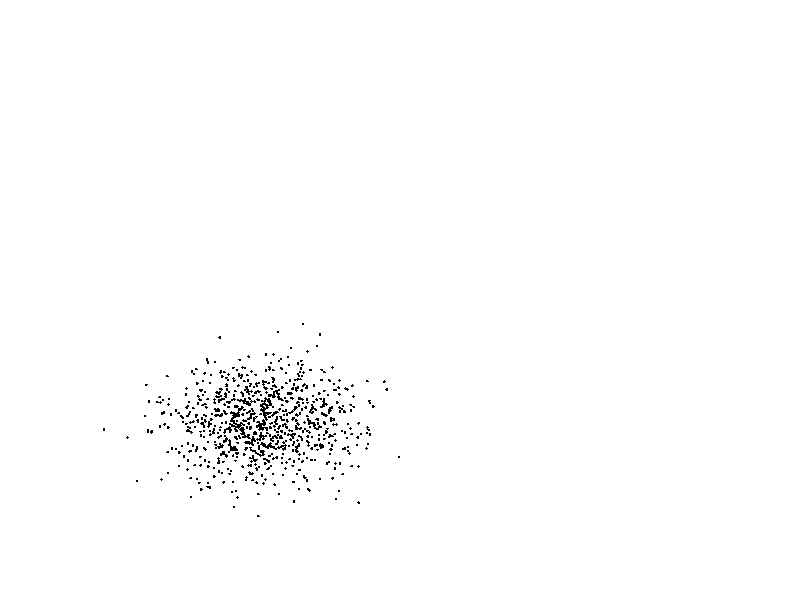

Here is the MATLAB script that generated this plot: (Note: this script raises an error after producing the figure.)
function test_autoticks    
    addpath('..');
   
    x = randn(1000,1);
    y = randn(1000,1);
    
    figure;
    
    axes('position',[0.1 0.1 0.4 0.4],'visible','off');
    make_test_plot(x,y);          

    ax = axes('position',[0.6 0.1 0.4 0.4],'visible','off');
    make_test_plot(x,y);
    axis([-0.5 0.5 -0.5 0.5]);

    ax = axes('position',[0.1 0.6 0.4 0.4],'visible','off');
    make_test_plot(x,y);    
    axis([-0.1 0.1 -0.1 0.1]);
    
    ax = axes('position',[0.6 0.6 0.4 0.4],'visible','off');
    make_test_plot(x,y);
    axis([-0.05 0.05 -0.05 0.05]);    
end

function make_test_plot(x,y)
    ax = gca;
    hold on;
    plot(x,y,'k.');   
    hold off;    
    edgeaxes(ax,'west','size',1);
    rangeline(min(y),max(y));
    autoticks();
    edgeaxes(ax,'south','size',1);
    rangeline(min(y),max(y));
    autoticks();
    axes(ax);
end


